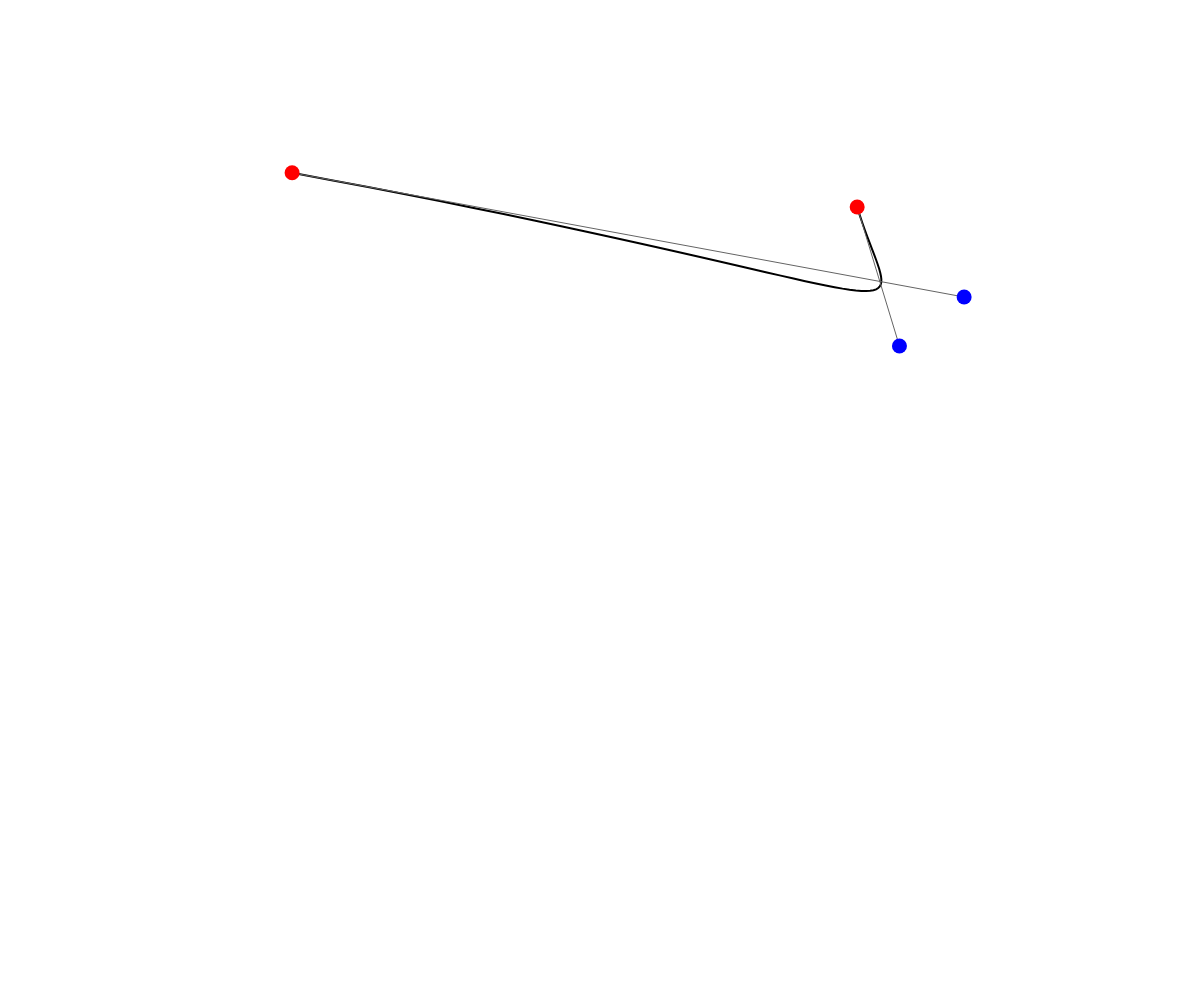
Frame 1 (no input)
Frame 60 (no input): identical to frame 1, image omitted
Frame 120 (the mouse pressed at the canvas centre since frame 60): identical to frame 1, image omitted

The p5.js sketch that drew this single still picture (run headless with seeded random() and noise() and a simulated clock; from frame 60 on, the mouse is pressed at the canvas centre):

// p5.js sketch
// ── sketch.js
const p = [];
let cur = null;

function setup() {
  createCanvas(windowWidth, windowHeight);

  for (let i = 0; i < 4; i++) {
    p.push(new pointObject(random(width), random(height), 15));
  }
}

function draw() {
  background(255);

  let hand = false;
  for (let i = 0; i < p.length; i++) {
    if (dist(mouseX, mouseY, p[i].x, p[i].y) < p[i].d / 2) {
      hand = true;
      break;
    }
  }
  if (hand) {
    cursor(HAND);
  }
  else {
    cursor(ARROW);
  }

  if (mouseIsPressed && cur == null) {
    for (let i = 0; i < p.length; i++) {
      if (dist(mouseX, mouseY, p[i].x, p[i].y) < p[i].d / 2) {
        cur = p[i];
        break;
      }
    }
  }
  else if (!mouseIsPressed) {
    cur = null;
  }
  if (cur != null) {
    cur.x += mouseX - pmouseX;
    cur.y += mouseY - pmouseY;
  }

  noFill();
  stroke(0);
  strokeWeight(2);

  myBezier(p[0].x, p[0].y, p[1].x, p[1].y, p[2].x, p[2].y, p[3].x, p[3].y);

  p[0].connect(p[1]);
  p[3].connect(p[2]);

  p[1].show();
  p[2].show();
  p[0].show();
  p[3].show();
}

function myBezier(x0, y0, x1, y1, x2, y2, x3, y3) {
  const delta = 0.02;
  beginShape();
  for (let i = 0; i <= 1 + delta; i += delta) {
    const x = pow(1 - i, 3) * x0 + 3 * i * pow(1 - i, 2) * x1 + 3 * pow(i, 2) * (1 - i) * x2 + pow(i, 3) * x3,
      y = pow(1 - i, 3) * y0 + 3 * i * pow(1 - i, 2) * y1 + 3 * pow(i, 2) * (1 - i) * y2 + pow(i, 3) * y3;
    vertex(x, y);
  }
  endShape();
}

class pointObject {
  constructor(x, y, d) {
    this.x = x;
    this.y = y;
    this.d = d;
    this.state = 0;
  }
  show() {
    noStroke();
    if (this == p[0] || this == p[3]) {
      fill(255, 0, 0);
    }
    else {
      fill(0, 0, 255);
    }
    circle(this.x, this.y, this.d);
  }
  connect(point) {
    stroke(100);
    strokeWeight(1);

    line(this.x, this.y, point.x, point.y);
  }
}
